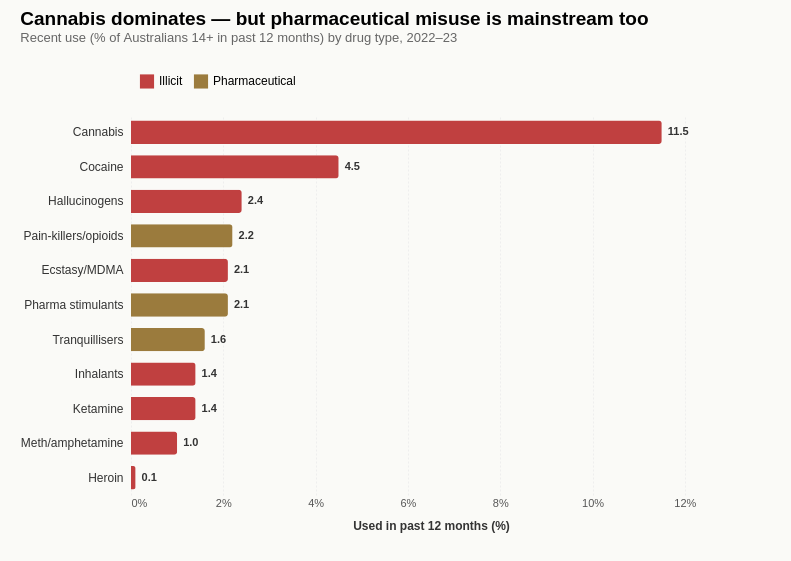

Specify this chart in Vega-Lite:
### Vega-Lite specification from a JSON file in a GitHub repository (floating-point values rounded to 4 significant figures)
{"$schema": "https://vega.github.io/schema/vega-lite/v5.json", "title": {"text": "Cannabis dominates — but pharmaceutical misuse is mainstream too", "subtitle": "Recent use (% of Australians 14+ in past 12 months) by drug type, 2022–23", "anchor": "start", "fontSize": 19, "subtitleFontSize": 13, "subtitleColor": "#666", "offset": 20}, "config": {"view": {"stroke": null}, "font": "sans-serif"}, "background": "#FAFAF7", "width": 600, "height": 380, "padding": {"left": 20, "right": 60, "top": 10, "bottom": 30}, "data": {"values": [{"drug": "Cannabis", "rate": 11.5, "category": "Illicit"}, {"drug": "Cocaine", "rate": 4.5, "category": "Illicit"}, {"drug": "Hallucinogens", "rate": 2.4, "category": "Illicit"}, {"drug": "Pain-killers/opioids", "rate": 2.2, "category": "Pharmaceutical"}, {"drug": "Ecstasy/MDMA", "rate": 2.1, "category": "Illicit"}, {"drug": "Pharma stimulants", "rate": 2.1, "category": "Pharmaceutical"}, {"drug": "Tranquillisers", "rate": 1.6, "category": "Pharmaceutical"}, {"drug": "Inhalants", "rate": 1.4, "category": "Illicit"}, {"drug": "Ketamine", "rate": 1.4, "category": "Illicit"}, {"drug": "Meth/amphetamine", "rate": 1.0, "category": "Illicit"}, {"drug": "Heroin", "rate": 0.1, "category": "Illicit"}]}, "layer": [{"mark": {"type": "bar", "cornerRadiusEnd": 3, "height": {"band": 0.75}}, "encoding": {"y": {"field": "drug", "type": "nominal", "sort": ["Cannabis", "Cocaine", "Hallucinogens", "Pain-killers/opioids", "Ecstasy/MDMA", "Pharma stimulants", "Tranquillisers", "Inhalants", "Ketamine", "Meth/amphetamine", "Heroin"], "title": null, "axis": {"labelFontSize": 12, "labelColor": "#333", "domain": false, "ticks": false, "labelPadding": 8}}, "x": {"field": "rate", "type": "quantitative", "title": "Used in past 12 months (%)", "scale": {"domain": [0, 13]}, "axis": {"values": [0, 2, 4, 6, 8, 10, 12], "labelExpr": "datum.value + '%'", "labelFontSize": 11, "labelColor": "#555", "titleFontSize": 12, "titleColor": "#333", "domain": false, "ticks": false, "grid": true, "gridColor": "#EEE", "gridDash": [2, 2], "titlePadding": 12}}, "color": {"field": "category", "type": "nominal", "scale": {"domain": ["Illicit", "Pharmaceutical"], "range": ["#C04040", "#9B7B3D"]}, "legend": {"orient": "top", "title": null, "labelFontSize": 12, "symbolType": "square", "symbolSize": 200, "padding": 8}}, "tooltip": [{"field": "drug", "type": "nominal", "title": "Drug type"}, {"field": "rate", "type": "quantitative", "title": "Used past year (%)"}, {"field": "category", "type": "nominal", "title": "Category"}]}}, {"mark": {"type": "text", "fontSize": 11, "fontWeight": 600, "color": "#333", "align": "left", "dx": 6}, "encoding": {"y": {"field": "drug", "type": "nominal", "sort": ["Cannabis", "Cocaine", "Hallucinogens", "Pain-killers/opioids", "Ecstasy/MDMA", "Pharma stimulants", "Tranquillisers", "Inhalants", "Ketamine", "Meth/amphetamine", "Heroin"]}, "x": {"field": "rate", "type": "quantitative"}, "text": {"field": "rate", "format": ".1f"}}}]}
